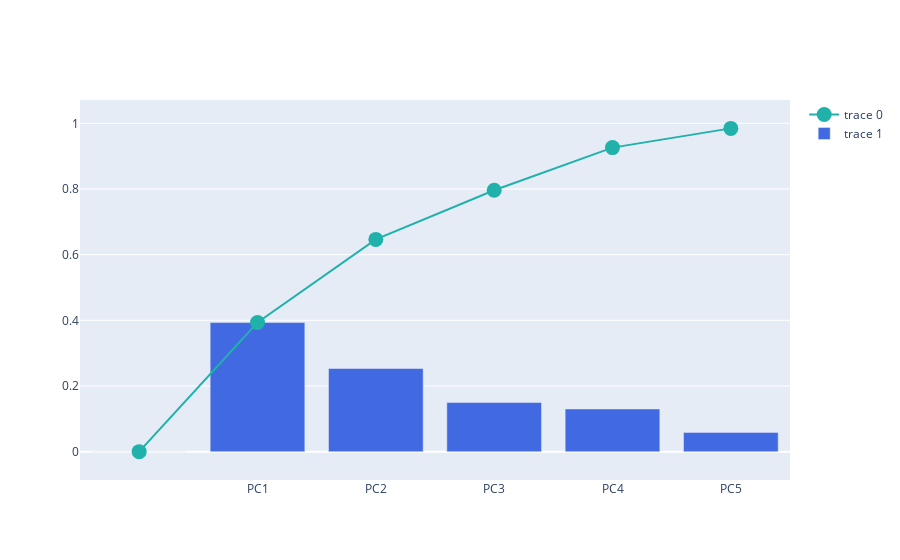

This figure's notebook cell:
### Code cell
import plotly.graph_objects as go 
fig = go.Figure()

fig.add_trace(
    go.Scatter(
        x=df_var_explained['PC'],
        y=df_var_explained['Cumulative Variance'],
        marker=dict(size=15, color="LightSeaGreen")
    ))

fig.add_trace(
    go.Bar(
        x=df_var_explained['PC'],
        y=df_var_explained['Explained Variance'],
        marker=dict(color="RoyalBlue")
    ))

fig.show()

### Figure 1 — Plotly figure (JSON) as saved in the notebook; plotly's stock layout.template omitted (floating-point values rounded to 4 significant figures)
{"data": [{"marker": {"color": "LightSeaGreen", "size": 15}, "type": "scatter", "x": ["", "PC1", "PC2", "PC3", "PC4", "PC5"], "y": [0, 0.3933, 0.6465, 0.7961, 0.9261, 0.9847]}, {"marker": {"color": "RoyalBlue"}, "type": "bar", "x": ["", "PC1", "PC2", "PC3", "PC4", "PC5"], "y": [0, 0.3933, 0.2532, 0.1496, 0.13, 0.05862]}], "layout": {}}
